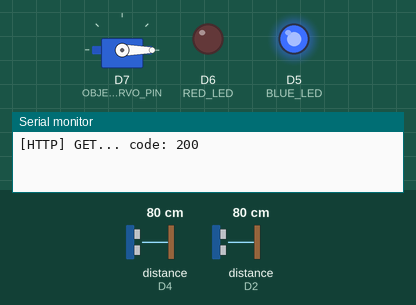
This sketch was run on a simulated ESP8266 (NodeMCU). Parts: servo, output pins drawn as LEDs (lit = HIGH), the last lines printed to the serial monitor. Inputs (shaded band) come from the test bench; at power-on: distance to the obstacle (sensors on D4, D2) 80 cm. The echo pulse lasts 58.3 µs per cm; WiFi joins after 1.5 s; servers stay silent unless stated; uploads are accepted with an empty reply.

Above: at 3.2 s.
3.3 s: distance to the obstacle (sensor on D4) set to 33 cm
5.6 s: distance to the obstacle (sensor on D4) set to 28 cm
At 7.8 s:
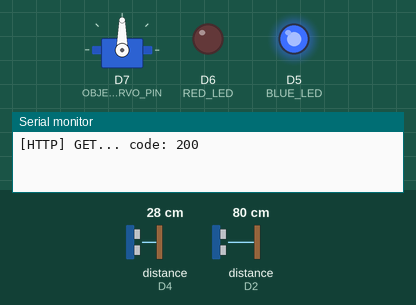
8.8 s: distance to the obstacle (sensor on D2) set to 12 cm
11.1 s: distance to the obstacle (sensor on D2) set to 9 cm
At 12.9 s:
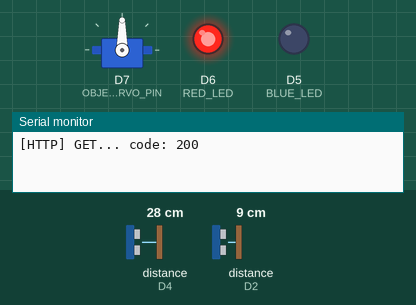
13.4 s: distance to the obstacle (sensor on D4) set to 4 cm
15.7 s: distance to the obstacle (sensor on D4) set to 2 cm
At 17.0 s:
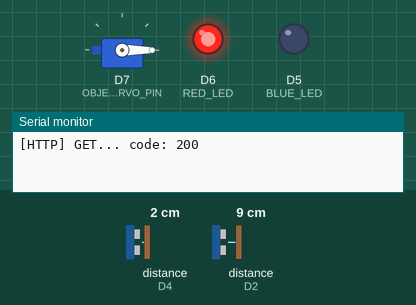
Timing chart, 0 to 18.7 s (numbered marks = the images above; inputs shaded):
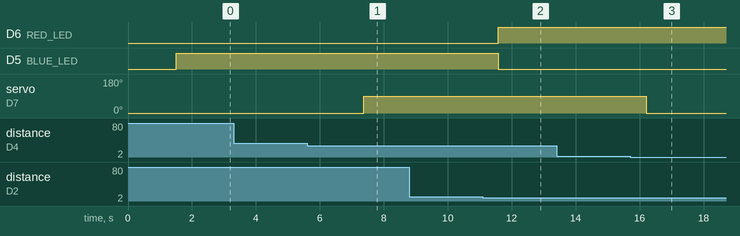

The sketch:

V2_code.ino
```cpp
#include <ESP8266WiFi.h>
#include <Ultrasonic.h>
#include <Servo.h>
#include <ESP8266HTTPClient.h>

const char* ssid = "Rishi_HBB";
const char* password = "#bathalaya#";
const char* serverAddress = "192.168.8.148";
const int serverPort = 8080;

#define TRIGGER_PIN D1
#define ECHO_PIN D2
#define MAX_DISTANCE 200

#define BLUE_LED D5
#define RED_LED D6

#define OBJECT_TRIGGER_PIN D3
#define OBJECT_ECHO_PIN D4
#define OBJECT_SERVO_PIN D7

Ultrasonic ultrasonic(TRIGGER_PIN, ECHO_PIN);
Ultrasonic objectUltrasonic(OBJECT_TRIGGER_PIN, OBJECT_ECHO_PIN);
Servo servoMotor;

const int openAngle = 90;
const int closedAngle = 0;
const long maxObjectDistance = 30;
const long minObjectDistance = 3;

void setup() {
  Serial.begin(115200);
  delay(10);

  // Connect to Wi-Fi
  Serial.println();
  Serial.print("Connecting to ");
  Serial.println(ssid);

  WiFi.begin(ssid, password);

  while (WiFi.status() != WL_CONNECTED) {
    delay(500);
    Serial.print(".");
  }

  Serial.println("");
  Serial.println("WiFi connected");
  Serial.println("IP address: ");
  Serial.println(WiFi.localIP());

  pinMode(BLUE_LED, OUTPUT);
  pinMode(RED_LED, OUTPUT);


  digitalWrite(BLUE_LED, HIGH);

  servoMotor.attach(OBJECT_SERVO_PIN);
  servoMotor.write(closedAngle);
  delay(500);
}

void loop() {
  unsigned int distance = getDistance();
  Serial.print("Distance: ");
  Serial.print(distance);
  Serial.println(" cm");

  long objectDistance = getObjectDistance();
  Serial.print("ObjectDistance: ");
  Serial.print(objectDistance);
  Serial.println(" cm");


  if (distance <= 10) {

    digitalWrite(BLUE_LED, LOW);
    digitalWrite(RED_LED, HIGH);

    // Send data to the server
    sendDataToServer(distance);
  } else {

    digitalWrite(BLUE_LED, HIGH);
    digitalWrite(RED_LED, LOW);
    sendDataToServer(distance);
  }


  if (objectDistance >= minObjectDistance && objectDistance <= maxObjectDistance) {
    openBin();
  } else {
    closeBin();
  }

  delay(1000);
}

unsigned int getDistance() {
  return ultrasonic.distanceRead();
}

long getObjectDistance() {
  return objectUltrasonic.read(CM);
}

void openBin() {
  servoMotor.write(openAngle);
  delay(1000);
}

void closeBin() {
  servoMotor.write(closedAngle);
  delay(500);
}

void sendDataToServer(unsigned int distance) {
  HTTPClient http;

  String url = "http://" + String(serverAddress) + ":" + String(serverPort) + "/api/v1/smartbinHardware/updateDistance?binId=1&distance=" + String(distance);

  Serial.print("Sending data to server: ");
  Serial.println(url);

  WiFiClient client;

  http.begin(client, url);

  int httpCode = http.GET();
  if (httpCode > 0) {
    Serial.printf("[HTTP] GET... code: %d\n", httpCode);

    if (httpCode == HTTP_CODE_OK) {
      String payload = http.getString();
      Serial.println(payload);
    }
  } else {
    Serial.printf("[HTTP] GET... failed, error: %s\n", http.errorToString(httpCode).c_str());
  }

  http.end();
}
```

Measured:
- the behaviour switches between 31 and 30 cm on distance to the obstacle (sensor on D4) (found by bisection; images 0 and 1)
- the behaviour switches between 11 and 10 cm on distance to the obstacle (sensor on D2) (found by bisection; images 1 and 2)
- the behaviour switches between 3 and 2 cm on distance to the obstacle (sensor on D4) (found by bisection; images 2 and 3)
- after the input at 5.6 s, servo on D7 (OBJECT_SERVO_PIN): 0° → 90° after 1.8 s
- after the input at 11.1 s, D6 (RED_LED): LOW → HIGH after 0.48 s; D5 (BLUE_LED): HIGH → LOW after 0.48 s
- after the input at 15.7 s, servo on D7 (OBJECT_SERVO_PIN): 90° → 0° after 0.51 s
